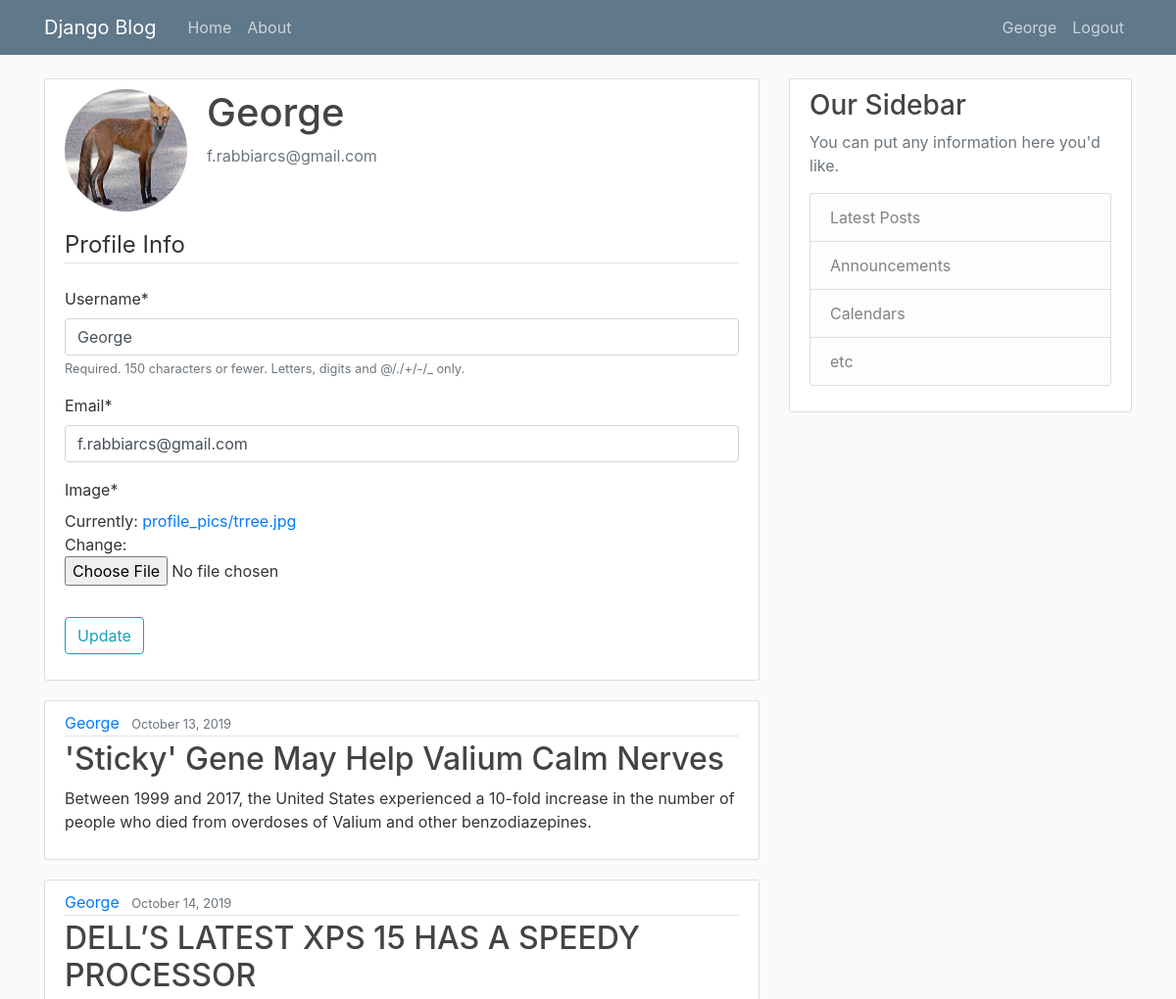
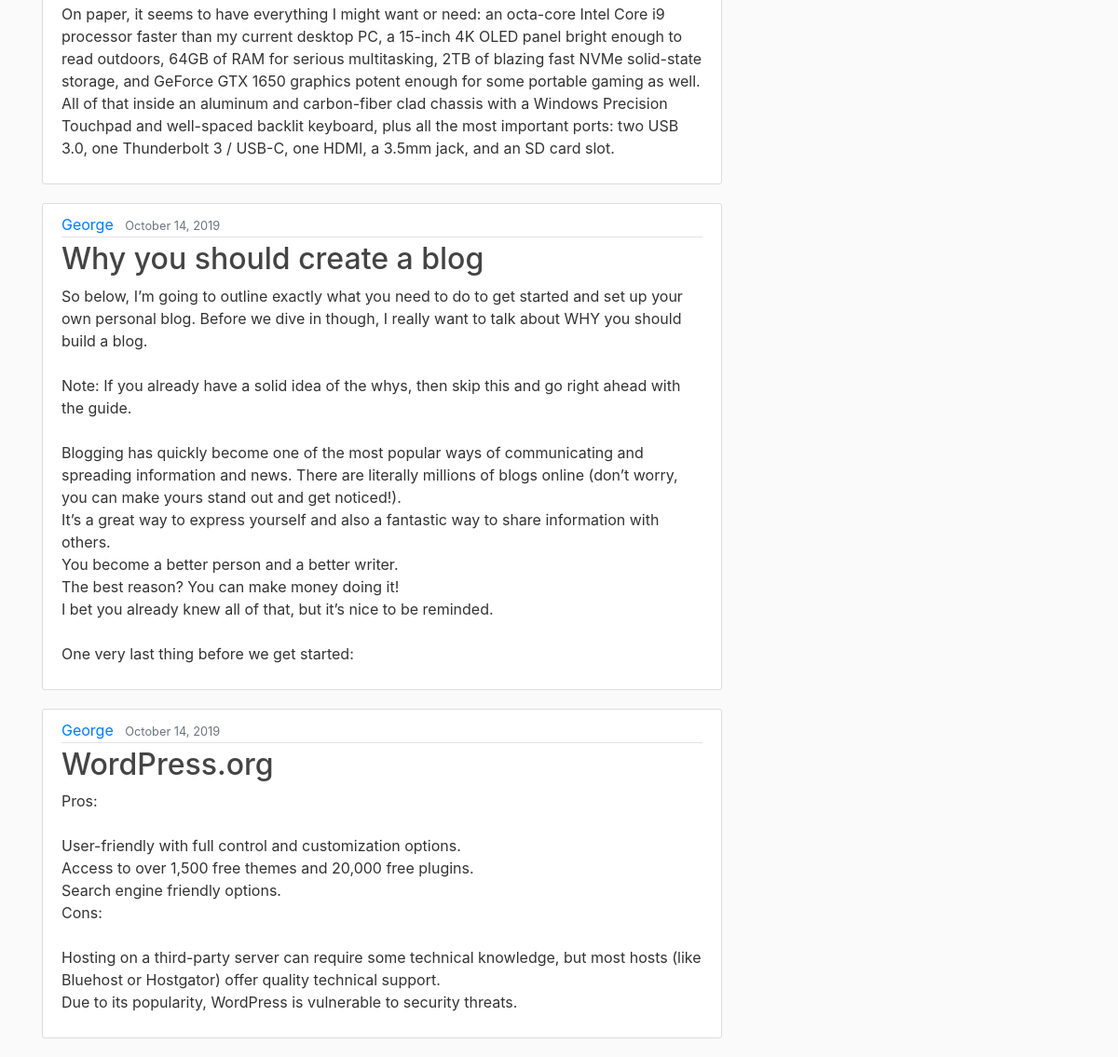
Screenshot of /profile/ (signed in) with the database file from the repository (2 pictures, top to bottom).
### users/models.py (models this page shows, shortened)
class Profile(models.Model):
	user=models.OneToOneField(User, on_delete=models.CASCADE)
	image=models.ImageField(default='default.jpg', upload_to='profile_pics')

### blog/models.py (models this page shows, shortened)
class Post(models.Model):
	title=models.CharField(max_length=100)
	content=models.TextField()
	datecreated=models.DateTimeField(default=timezone.now)
	author = models.ForeignKey(User, on_delete=models.CASCADE)

### users/views.py (the view)
# urls.py: path('profile/', user_views.profile, name='profile'),
@login_required
def profile(request):
	if (request.method =='POST'):
		u_form=UserUpdateForm(request.POST,instance=request.user)
		p_form=ProfileUpdateForm(
			request.POST,
			request.FILES,
			instance=request.user.profile)
		if u_form.is_valid() and p_form.is_valid():
			u_form.save()
			p_form.save()
			messages.success(request, f'Your account has been updated')
			return redirect('profile')
	else:
		u_form=UserUpdateForm(instance=request.user)
		p_form=ProfileUpdateForm(instance=request.user.profile)
	context ={
		'posts':Post.objects.all(),
		'u_form':u_form,
		'p_form':p_form
	}
	return render(request, 'users/profile.html', context)

### users/forms.py
class UserUpdateForm(forms.ModelForm):
	email = forms.EmailField()
	class Meta():
		model = User
		fields=['username', 'email']

class ProfileUpdateForm(forms.ModelForm):
	class Meta:
		model=Profile
		fields=['image']

### users/templates/users/profile.html (shortened to what this page needs)
{% extends "blog/base.html" %}
{% load crispy_forms_tags %}
{% block content %}
	<div class="content-section">
	  <div class="media">
	    <img class="rounded-circle account-img" src="{{ user.profile.image.url }}">
	    <div class="media-body">
	      <h2 class="account-heading">{{ user.username }}</h2>
	      <p class="text-secondary">{{ user.email }}</p>
	    </div>
	  </div>
		<form method="POST" enctype="multipart/form-data">
			<fieldset class="form-group">
				<legend class="border-bottom mb-4"> Profile Info</legend>
				{{ u_form|crispy }}
				{{ p_form|crispy }}
			</fieldset>
			<div class="form-group">
				<button class="btn btn-outline-info" type="submit">Update</button>
			</div>
		</form>
	</div>
	{% for post in posts %}
		{% if post.author.username == user.username %}
			<article class="media content-section">
			  <div class="media-body">
			    <div class="article-metadata">
			      <a class="mr-2" href="#">{{ post.author }}</a>
			      <small class="text-muted">{{ post.datecreated|date:"F d, Y" }}</small>
			    </div>
			    <h2><a class="article-title" href="#">{{ post.title }}</a></h2>
			    <p class="article-content">{{ post.content }}</p>
			  </div>
			</article>
		{% endif %}
	{% endfor %}
{% endblock content %}

### blog/templates/blog/base.html (shortened to what this page needs)
{% load static %}
<!DOCTYPE html>
<html>
<head>
    <link rel="stylesheet" href="https://maxcdn.bootstrapcdn.com/bootstrap/4.0.0/css/bootstrap.min.css">
    <link rel="stylesheet" type="text/css" href="{% static 'blog/main.css' %}">
</head>
<body>
	<header class="site-header">
	  <nav class="navbar navbar-expand-md navbar-dark bg-steel fixed-top">
	    <div class="container">
	      <a class="navbar-brand mr-4" href="/">Django Blog</a>
	      <div class="collapse navbar-collapse" id="navbarToggle">
	        <div class="navbar-nav mr-auto">
	          <a class="nav-item nav-link" href="{% url 'blog-home' %}">Home</a>
	          <a class="nav-item nav-link" href="{% url 'blog-about' %}">About</a>
	        </div>
	        <div class="navbar-nav">
	        	{% if user.is_authenticated %}
		          <a class="nav-item nav-link" href="{% url 'profile' %}">{{ user.username }}</a>
		          <a class="nav-item nav-link" href="{% url 'logout' %}">Logout</a>
	        	{% else %}
		          <a class="nav-item nav-link" href="{% url 'login' %}">Login</a>
	    	      <a class="nav-item nav-link" href="{% url 'register' %}">Register</a>
	          	{% endif %}
	        </div>
	      </div>
	    </div>
	  </nav>
	</header>
	<main role="main" class="container">
	  <div class="row">
	    <div class="col-md-8">
	      {% block content %}{% endblock %}
	    </div>
	    <div class="col-md-4">
	      <div class="content-section">
	        <h3>Our Sidebar</h3>
	        <p class='text-muted'>You can put any information here you'd like.
	          <ul class="list-group">
	            <li class="list-group-item list-group-item-light">Latest Posts</li>
	            <li class="list-group-item list-group-item-light">Announcements</li>
	            <li class="list-group-item list-group-item-light">Calendars</li>
	            <li class="list-group-item list-group-item-light">etc</li>
	          </ul>
	        </p>
	      </div>
	    </div>
	  </div>
	</main>
</body>
</html>

### blog/static/blog/main.css (style rules this page uses)
body { background: #fafafa; color: #333333; margin-top: 5rem; }
h1, h2, h3, h4, h5, h6 { color: #444444; }
ul { margin: 0; }
.bg-steel { background-color: #5f788a; }
.site-header .navbar-nav .nav-link { color: #cbd5db; }
.content-section { background: #ffffff; padding: 10px 20px; border: 1px solid #dddddd; border-radius: 3px; margin-bottom: 20px; }
.article-title { color: #444444; }
.article-content { white-space: pre-line; }
.article-metadata { padding-bottom: 1px; margin-bottom: 4px; border-bottom: 1px solid #e3e3e3 }
.account-img { height: 125px; width: 125px; margin-right: 20px; margin-bottom: 16px; }
.account-heading { font-size: 2.5rem; }

### rows the page displays
Post: author "George", datecreated "October 13, 2019", title "'Sticky' Gene May Help Valium Calm Nerves", content "Between 1999 and 2017, the United States experienced a 10-fold increase in the number of people who died from overdoses of Valium and other benzodiazepines."
Post: author "George", datecreated "October 14, 2019", title "DELL’S LATEST XPS 15 HAS A SPEEDY PROCESSOR", content "On paper, it seems to have everything I might want or need: an octa-core Intel Core i9 processor faster than my current desktop PC, a 15-inch 4K OLED panel bright enough to read outdoors, 64GB of RAM for serious multitasking, 2TB of blazing fast NVMe solid-state storage, and GeForce GTX 1650 graphics potent enough for some portable gaming as well. All of that inside an aluminum and carbon-fiber clad chassis with a Windows Precision Touchpad and well-spaced backlit keyboard, plus all the most important ports: two USB 3.0, one Thunderbolt 3 / USB-C, one HDMI, a 3.5mm jack, and an SD card slot."
Post: author "George", datecreated "October 14, 2019", title "Why you should create a blog", content "So below, I’m going to outline exactly what you need to do to get started and set up your own personal blog. Before we dive in though, I really want to talk about WHY you should build a blog. Note: If you already have a solid idea of the whys, then skip this and go right ahead with the guide. Blogging has quickly become one of the most popular ways of communicating and spreading information and news. There are literally millions of blogs online (don’t worry, you can make yours stand out and get noticed!). It’s a great way to express yourself and also a fantastic way to share information with others. You become a better person and a better writer. The best reason? You can make money doing…"
Post: author "George", datecreated "October 14, 2019", title "WordPress.org", content "Pros: User-friendly with full control and customization options. Access to over 1,500 free themes and 20,000 free plugins. Search engine friendly options. Cons: Hosting on a third-party server can require some technical knowledge, but most hosts (like Bluehost or Hostgator) offer quality technical support. Due to its popularity, WordPress is vulnerable to security threats."

### other values shown
{{ user.username }} "George"
{{ user.email }} "f.rabbiarcs@gmail.com"
